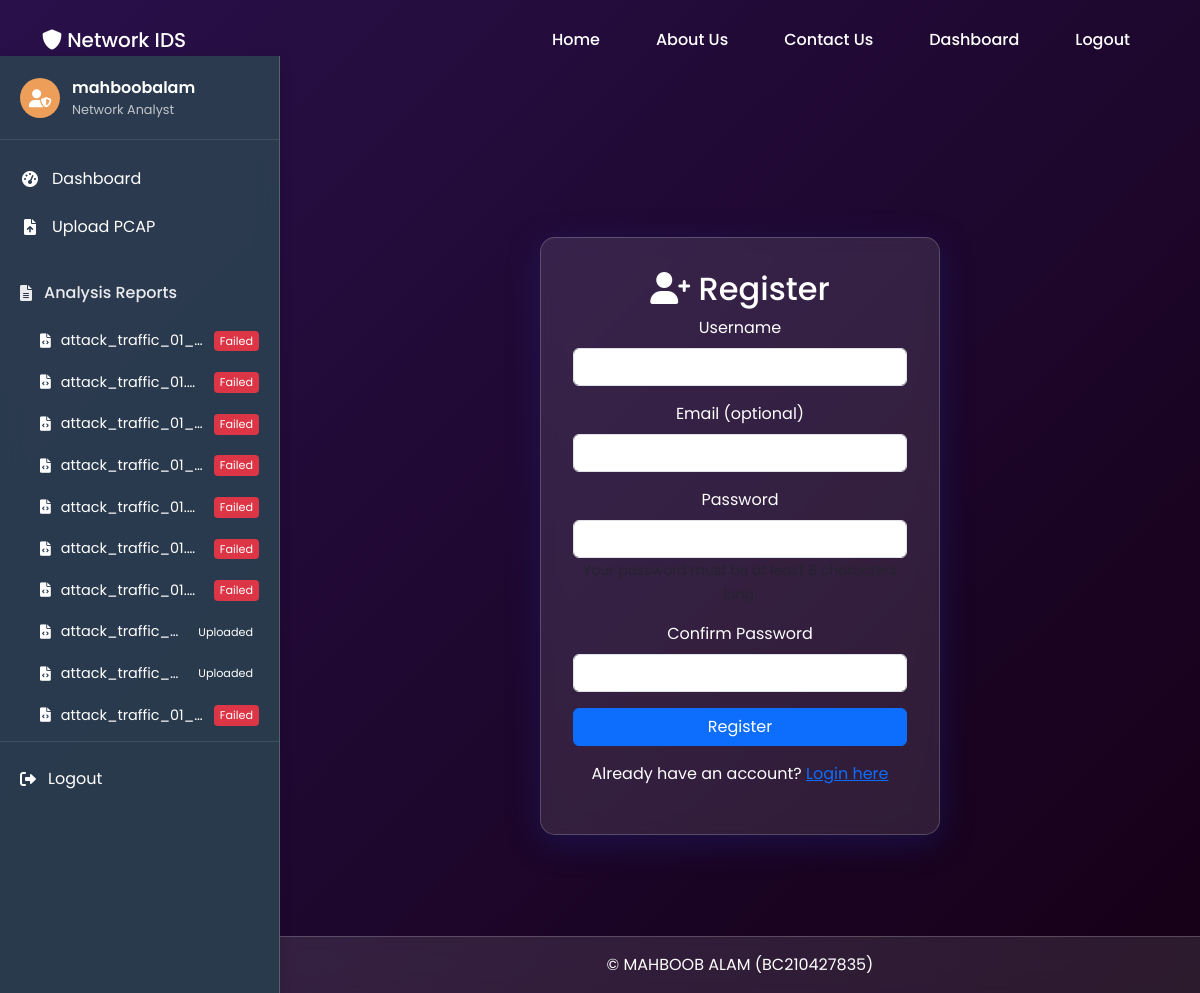
/register/ (signed in), run on an earlier commit of the app's database.
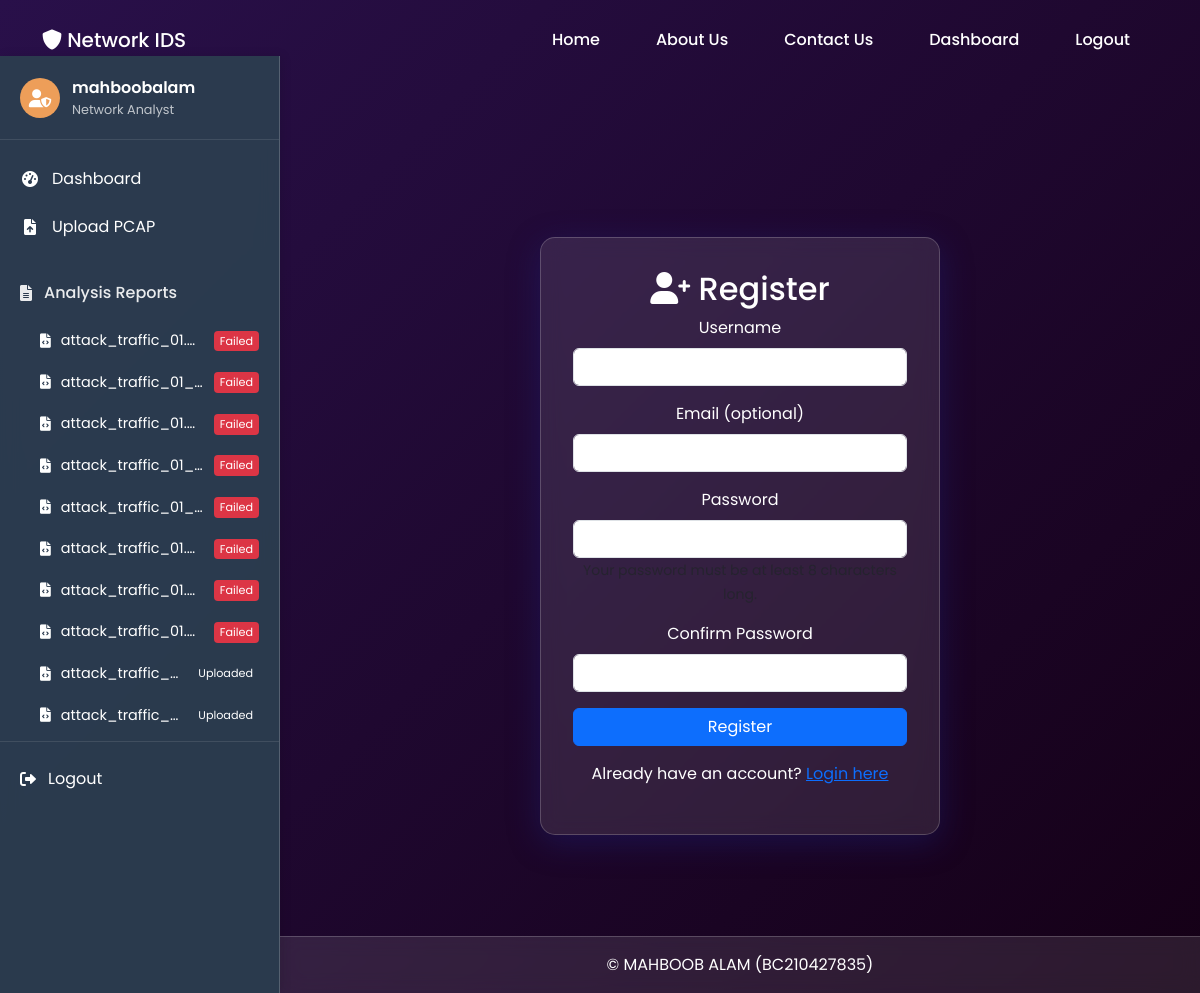
And on a later commit of the database.
### IDS/models.py (models this page shows, shortened)
class PcapFile(models.Model):
    STATUS_CHOICES = [
        ('uploaded', 'Uploaded'),
        ('processing', 'Processing'),
        ('completed', 'Completed'),
        ('failed', 'Failed'),
    ]
    PROGRESS_STAGES = [
        ('uploaded', 'File Uploaded'),
        ('converting', 'Converting PCAP to CSV'),
        ('preprocessing', 'Preprocessing Data'),
        ('predicting', 'Running Predictions'),
        ('saving', 'Saving Results'),
        ('completed', 'Completed'),
        ('failed', 'Failed'),
    ]
    user = models.ForeignKey(User, on_delete=models.CASCADE)
    file = models.FileField(upload_to='uploads/')
    uploaded_at = models.DateTimeField(auto_now_add=True)
    status = models.CharField(max_length=20, choices=STATUS_CHOICES, default='uploaded')
    progress_stage = models.CharField(
        max_length=20,
        choices=PROGRESS_STAGES,
        default='uploaded'
    )
    progress_message = models.CharField(
        max_length=200,
        blank=True,
        null=True,
        default='File uploaded successfully'
    )
    analysis_result = models.JSONField(null=True, blank=True)
    def filename(self):
        return self.file.name.split('/')[-1]

### IDS/views.py (the view)
# urls.py: path('register/', views.register, name='register'),
def register(request):
    if request.method == 'POST':
        form = UserCreationForm(request.POST)
        if form.is_valid():
            user = form.save()
            login(request, user)
            messages.success(request, 'Registration successful!')
            return redirect('dashboard')
        for field, errors in form.errors.items():
            for error in errors:
                messages.error(request, f"{field}: {error}")
    else:
        form = UserCreationForm()
    return render(request, 'IDS/register.html', {'form': form})

### IDS/context_processors.py (called while the page is built)
def user_files(request):
    if request.user.is_authenticated:
        return {
            'user_files': PcapFile.objects.filter(
                user=request.user
            ).order_by('-uploaded_at').only(
                'id', 'file', 'uploaded_at', 'status',
                'progress_stage', 'progress_message'
            )[:10]  # Only show 10 most recent files
        }
    return {}  # Return empty dict for non-authenticated users

### IDS/templates/IDS/register.html (shortened to what this page needs)
{% extends 'IDS/base.html' %}
{% block content %}
<div class="auth-container">
    <div class="auth-card">
        <div class="auth-header">
            <h2><i class="fas fa-user-plus"></i> Register</h2>
        </div>
        <div class="auth-body">
            <form method="POST">
                <div class="mb-3">
                    <label for="username" class="form-label">Username</label>
                    <input type="text" class="form-control" id="username" name="username" required>
                </div>
                <div class="mb-3">
                    <label for="email" class="form-label">Email (optional)</label>
                    <input type="email" class="form-control" id="email" name="email">
                </div>
                <div class="mb-3">
                    <label for="password1" class="form-label">Password</label>
                    <input type="password" class="form-control" id="password1" name="password1" required>
                    <small class="form-text text-muted">
                    </small>
                </div>
                <div class="mb-3">
                    <label for="password2" class="form-label">Confirm Password</label>
                    <input type="password" class="form-control" id="password2" name="password2" required>
                </div>
                <button type="submit" class="btn btn-primary w-100">Register</button>
            </form>
            <div class="mt-3 text-center">
                <p>Already have an account? <a href="{% url 'login' %}">Login here</a></p>
            </div>
        </div>
    </div>
</div>
{% endblock %}

### IDS/templates/IDS/base.html (shortened to what the changed rows need)
{% load static %}
<!DOCTYPE html>
<html lang="en">
<head>
    <link href="https://cdn.jsdelivr.net/npm/bootstrap@5.3.0/dist/css/bootstrap.min.css" rel="stylesheet">
    <link rel="stylesheet" href="https://cdnjs.cloudflare.com/ajax/libs/font-awesome/6.0.0/css/all.min.css">
    <link rel="stylesheet" href="{% static 'css/custom.css' %}">
</head>
<body class="{% if user.is_authenticated %}has-sidebar{% endif %}">
    {% if user.is_authenticated %}
    <div class="app-sidebar">
        <nav class="sidebar-nav">
            <div class="nav-section">
                <div class="section-content">
                    {% if user_files %}
                        {% for file in user_files %}
                        <a href="{% url 'analysis_report' file.id %}" class="report-item {% if file.id == current_file.id %}active{% endif %}">
                            <i class="fas fa-file-code"></i>
                            <span class="filename">{{ file.filename|truncatechars:20 }}</span>
                            <span class="status-badge {{ file.status }}">
                                {% if file.progress_stage == 'failed' %}
                                    Failed
                                {% else %}
                                    {{ file.get_status_display }}
                                {% endif %}
                            </span>
                        </a>
                        {% endfor %}
                    {% else %}
                        <div class="empty-reports">
                            <i class="fas fa-inbox"></i>
                            <span>No reports yet</span>
                        </div>
                    {% endif %}
                </div>
            </div>
        </nav>
    </div>
    {% endif %}
    <main class="app-content {% if user.is_authenticated %}with-sidebar{% endif %}">
        {% block content %}{% endblock %}
    </main>
</body>
</html>

What changed in the data, as far as the page shows it:
no longer on this page (row unchanged): PcapFile: filename "attack_traffic_01_…", progress_stage "Failed"
added PcapFile: filename "attack_traffic_01.p…", progress_stage "Failed"
